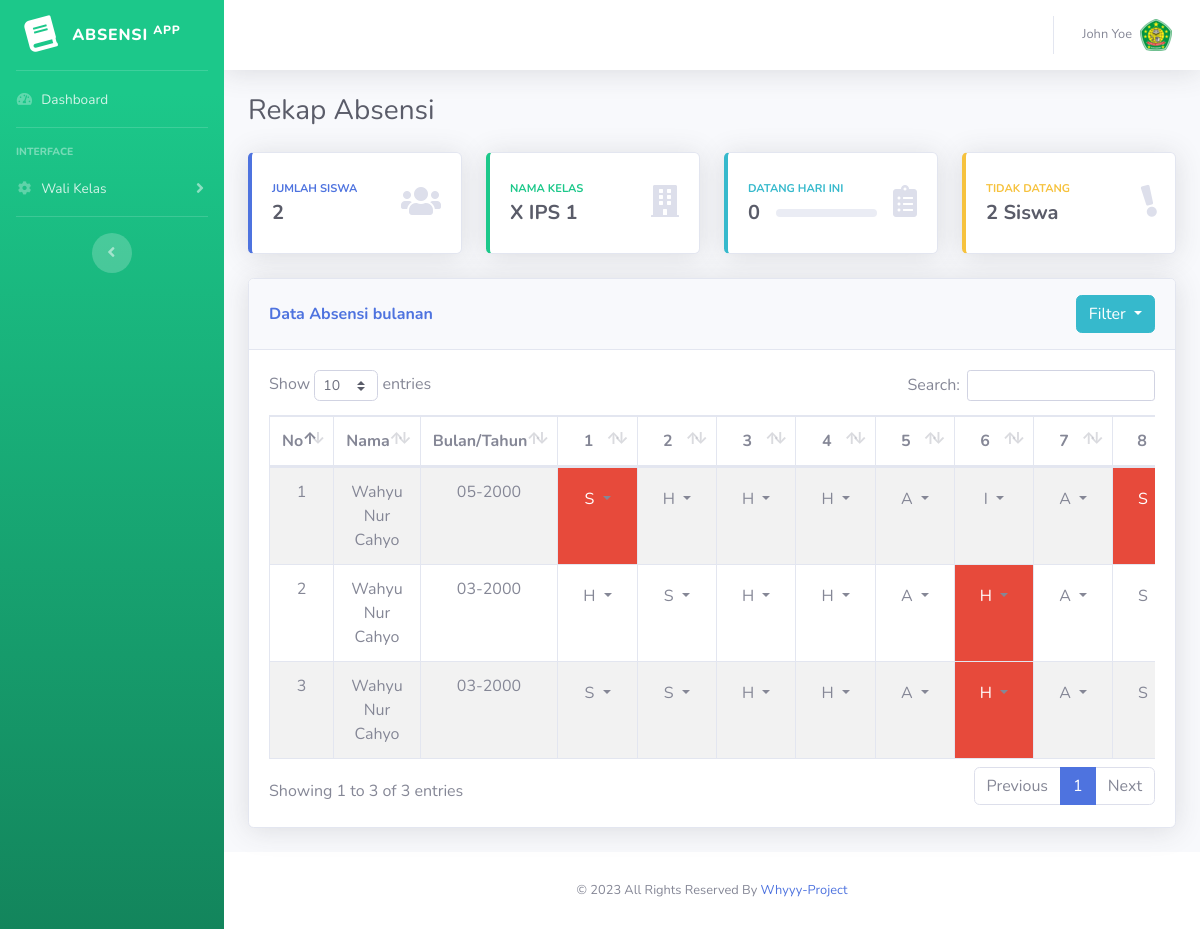
Screenshot of /?hlm=rekap (signed in) with the database file from the repository.
### tables this page shows
CREATE TABLE `tb_kelas` (
  `id_kelas` int(11) NOT NULL,
  `nama_kelas` varchar(255) NOT NULL,
  `angkatan_kelas` varchar(255) NOT NULL,
  `status_kelas` enum('1','0') NOT NULL
);

CREATE TABLE `tb_rekap` (
  `id_rekap` int(11) NOT NULL,
  `id_siswa` int(11) NOT NULL,
  `bulan` varchar(255) NOT NULL,
  `1` enum('H','S','I','A') DEFAULT NULL,
  `2` enum('H','S','I','A') DEFAULT NULL,
  `3` enum('H','S','I','A') DEFAULT NULL,
  `4` enum('H','S','I','A') DEFAULT NULL,
  `5` enum('H','S','I','A') DEFAULT NULL,
  `6` enum('H','S','I','A') DEFAULT NULL,
  `7` enum('H','S','I','A') DEFAULT NULL,
  `8` enum('H','S','I','A') DEFAULT NULL,
  `9` enum('H','S','I','A') DEFAULT NULL,
  `10` enum('H','S','I','A') DEFAULT NULL,
  `11` enum('H','S','I','A') DEFAULT NULL,
  `12` enum('H','S','I','A') DEFAULT NULL,
  `13` enum('H','S','I','A') DEFAULT NULL,
  `14` enum('H','S','I','A') DEFAULT NULL,
  `15` enum('H','S','I','A') DEFAULT NULL,
  `16` enum('H','S','I','A') DEFAULT NULL,
  `17` enum('H','S','I','A') DEFAULT NULL,
  `18` enum('H','S','I','A') DEFAULT NULL,
  `19` enum('H','S','I','A') DEFAULT NULL,
  `20` enum('H','S','I','A') DEFAULT NULL,
  `21` enum('H','S','I','A') DEFAULT NULL,
  `22` enum('H','S','I','A') DEFAULT NULL,
  `23` enum('H','S','I','A') DEFAULT NULL,
  `24` enum('H','S','I','A') DEFAULT NULL,
  `25` enum('H','S','I','A') DEFAULT NULL,
  `26` enum('H','S','I','A') DEFAULT NULL,
  `27` enum('H','S','I','A') DEFAULT NULL,
  `28` enum('H','S','I','A') DEFAULT NULL,
  `29` enum('H','S','I','A') DEFAULT NULL,
  `30` enum('H','S','I','A') DEFAULT NULL,
  `31` enum('H','S','I','A') DEFAULT NULL
);

CREATE TABLE `tb_siswa` (
  `id_siswa` int(11) NOT NULL,
  `uuid` varchar(255) NOT NULL,
  `id_kelas` int(11) NOT NULL,
  `nis` varchar(255) DEFAULT NULL,
  `nama_siswa` varchar(255) NOT NULL,
  `angkatan` varchar(255) NOT NULL,
  `status` enum('1','0') NOT NULL,
  `created_at` datetime NOT NULL,
  `updated_at` datetime NOT NULL
);

### query/guru/dashboard.php (called while the page is built, shortened)
<?php
$idKariyawan = $_SESSION['id'];
$qry_siswa = mysqli_query($db, "SELECT * FROM `tb_siswa` LEFT JOIN tb_kelas ON tb_siswa.id_kelas = tb_kelas.id_kelas LEFT JOIN kariyawan ON kariyawan.id_kelas = tb_kelas.id_kelas WHERE kariyawan.id_kariyawan = $idKariyawan AND tb_siswa.status = 1;");
$totalSiswa = mysqli_num_rows($qry_siswa);
$idKelas = mysqli_fetch_array($qry_siswa);
$idKls = $idKelas['id_kelas'];
$date = date('Y-m-d');
$qryAbsensiSekarang = mysqli_query($db, "SELECT * FROM `tb_absen_siswa` LEFT JOIN tb_siswa ON tb_absen_siswa.id_siswa = tb_siswa.id_siswa WHERE tb_siswa.id_kelas = $idKls AND tb_absen_siswa.tgl = '$date';");
$tidakHadir = $totalSiswa - mysqli_num_rows($qryAbsensiSekarang);

### query/guru/rekap_absensi.php (called while the page is built, shortened)
<?php
if (empty($_SESSION['rekap']) || $_SESSION['rekap'] == "all") {
    $getRekap = mysqli_query($db, "SELECT * FROM `tb_siswa` inner join tb_rekap ON tb_rekap.id_siswa = tb_siswa.id_siswa WHERE tb_siswa.id_kelas = '$idKls' ORDER BY tb_rekap.bulan DESC;");
} else {
    $selected = $_SESSION['rekap'];
    $getRekap = mysqli_query($db, "SELECT * FROM `tb_siswa` inner join tb_rekap ON tb_rekap.id_siswa = tb_siswa.id_siswa WHERE tb_siswa.id_kelas = '$idKls' AND tb_rekap.bulan = '$selected' ORDER BY tb_siswa.nama_siswa ASC;");
}

### public/view/layouts/guru/rekap.php (the view, shortened to what this page needs)
<?php
include "public/view/layouts/header.php";
include "public/view/partials/guru/sidebar.php";
include "public/view/partials/guru/wrapper.php";
?>
<div class="container-fluid">
    <div class="d-sm-flex align-items-center justify-content-between mb-4">
        <h1 class="h3 mb-0 text-gray-800">Rekap Absensi</h1>
    </div>
    <?php
    include "query/guru/dashboard.php";
    include "query/guru/rekap_absensi.php";
    ?>
    <div class="row">
        <?php
        include "public/view/layouts/guru/top-content.php"; ?>
        <div class="col-xl-12 col-lg-12">
            <div class="card shadow mb-4">
                <div class="card-header py-3 d-flex flex-row align-items-center justify-content-between">
                    <h6 class="m-0 font-weight-bold text-primary">Data Absensi bulanan</h6>
                    <div class="dropdown">
                        <button class="btn btn-info dropdown-toggle" type="button" id="dropdownMenuButton1" data-toggle="dropdown" aria-haspopup="true" aria-expanded="false" data-selected="all">
                            <?= empty($_SESSION['rekap']) || $_SESSION['rekap'] == "all" ? "Filter" : $_SESSION['rekap'] ?>
                        </button>
                    </div>
                </div>
                <div class="card-body">
                    <div class="table-responsive">
                        <table class="table table-bordered table-striped" id="dataTable" width="100%" cellspacing="0">
                            <thead>
                                <tr class="text-center">
                                    <th>No</th>
                                    <th>Nama</th>
                                    <th>Bulan/Tahun</th>
                                    <?php for ($i = 1; $i <= 31; $i++) :
                                    ?>
                                        <th><?= $i ?></th>
                                    <?php endfor; ?>
                                </tr>
                            </thead>
                            <tbody>
                                <?php $no = 1 ?>
                                <?php foreach ($getRekap as $siswa) : ?>
                                    <tr class="text-center">
                                        <td><?= $no;
                                            $no++ ?></td>
                                        <td><?= $siswa['nama_siswa'] ?></td>
                                        <td><?= $siswa['bulan'] ?></td>
                                        <?php $hari = date('d'); ?>
                                        <?php for ($i = 1; $i <= 31; $i++) : ?>
                                            <?php
                                            $hari == $i ? $detail = 'bg-success text-white' : $detail = '';
                                            $tglharian =  $i . "-" . $siswa['bulan'];
                                            $dateOld = date('D-m-Y', strtotime($tglharian));
                                            $date_explode = explode("-", $dateOld);
                                            $date_explode['0'] == "Mon" ? $detail = 'bg-danger text-white' : $detail = '';
                                            ?>
                                            <td class="<?= $detail ?>">
                                                <div class="dropdown">
                                                    <button class="btn dropdown-toggle" type="button" id="dropdownMenuButton1" data-toggle="dropdown" aria-haspopup="true" aria-expanded="false" data-selected="<?= $siswa[$i] ?>">
                                                        <span class="<?= $detail ?>"><?= $siswa[$i] == null ? 'Pilih' : $siswa[$i] ?></span>
                                                    </button>
                                                </div>
                                            </td>
                                        <?php endfor; ?>
                                    </tr>
                                <?php endforeach; ?>
                            </tbody>
                        </table>
                    </div>
                </div>
            </div>
        </div>
    </div>
</div>
<?php
include "public/view/layouts/footer.php";
?>

### index.php (shortened to what this page needs)
<?php
if ($_SESSION['level'] == "guru") {
    if (isset($_REQUEST['hlm'])) {
        $hlm = $_REQUEST['hlm'];
        switch ($hlm) {
            case 'rekap':
                include "./public/view/layouts/guru/rekap.php";
                break;
        }
    } else {
        include "./public/view/layouts/cover.php";
    }
}

### public/view/layouts/header.php (shortened to what this page needs)
<!DOCTYPE html>
<html lang="en">
<head>
    <link href="public/assets/vendor/fontawesome-free/css/all.min.css" rel="stylesheet" type="text/css">
    <link href="public/assets/css/sb-admin-2.min.css" rel="stylesheet">
    <link href="public/assets/vendor/datatables/dataTables.bootstrap4.min.css" rel="stylesheet">
</head>
<body id="page-top">
    <div id="wrapper">

### public/view/partials/guru/sidebar.php (shortened to what this page needs)
<ul class="navbar-nav bg-gradient-success sidebar sidebar-dark accordion" id="accordionSidebar">
    <a class="sidebar-brand d-flex align-items-center justify-content-center" href="?hlm=dashboard">
        <div class="sidebar-brand-icon rotate-n-15">
            <i class="fas fa-book"></i>
        </div>
        <div class="sidebar-brand-text mx-3">absensi <sup>app</sup></div>
    </a>
    <hr class="sidebar-divider my-0">
    <li class="nav-item">
        <a class="nav-link" href="?hlm=dashboard">
            <i class="fas fa-fw fa-tachometer-alt"></i>
            <span>Dashboard</span></a>
    </li>
    <hr class="sidebar-divider">
    <div class="sidebar-heading">
        Interface
    </div>
    <li class="nav-item">
        <a class="nav-link collapsed" href="#" data-toggle="collapse" data-target="#collapseTwo" aria-expanded="true" aria-controls="collapseTwo">
            <i class="fas fa-fw fa-cog"></i>
            <span>Wali Kelas</span>
        </a>
    </li>
    <hr class="sidebar-divider d-none d-md-block">
    <div class="text-center d-none d-md-inline">
        <button class="rounded-circle border-0" id="sidebarToggle"></button>
    </div>
</ul>

### public/view/partials/guru/wrapper.php (shortened to what this page needs)
<div id="content-wrapper" class="d-flex flex-column">
    <div id="content">
        <nav class="navbar navbar-expand navbar-light bg-white topbar mb-4 static-top shadow">
            <ul class="navbar-nav ml-auto">
                <li class="nav-item dropdown no-arrow">
                    <a class="nav-link dropdown-toggle" href="#" id="userDropdown" role="button" data-toggle="dropdown" aria-haspopup="true" aria-expanded="false">
                        <span class="mr-2 d-none d-lg-inline text-gray-600 small"><?= $_SESSION['nama'] ?></span>
                        <img class="img-profile" src="public/images/abror.ico">
                    </a>
                </li>
            </ul>
        </nav>

### public/view/layouts/guru/top-content.php (shortened to what this page needs)
<div class="col-xl-3 col-md-6 col-sm-6 col-6 mb-4">
    <div class="card border-left-primary shadow h-100 py-2">
        <a href="?hlm=wali" class="text-decoration-none">
            <div class="card-body">
                <div class="row no-gutters align-items-center">
                    <div class="col mr-2">
                        <div class="text-xs font-weight-bold text-primary text-uppercase mb-1">
                            Jumlah Siswa</div>
                        <div class="h5 mb-0 font-weight-bold text-gray-800"><?= $totalSiswa ?></div>
                    </div>
                    <div class="col-auto">
                        <i class="fas fa-users fa-2x text-gray-300"></i>
                    </div>
                </div>
            </div>
        </a>
    </div>
</div>
<div class="col-xl-3 col-md-6 col-sm-6 col-6 mb-4">
    <div class="card border-left-success shadow h-100 py-2">
        <div class="card-body">
            <div class="row no-gutters align-items-center">
                <div class="col mr-2">
                    <div class="text-xs font-weight-bold text-success text-uppercase mb-1">
                        Nama Kelas</div>
                    <div class="h5 mb-0 font-weight-bold text-gray-800"><?= $idKelas['nama_kelas'] ?></div>
                </div>
                <div class="col-auto">
                    <i class="fas fa-building fa-2x text-gray-300"></i>
                </div>
            </div>
        </div>
    </div>
</div>
<div class="col-xl-3 col-md-6 col-sm-6 col-6 mb-4">
    <div class="card border-left-info shadow h-100 py-2">
        <div class="card-body">
            <div class="row no-gutters align-items-center">
                <div class="col mr-2">
                    <div class="text-xs font-weight-bold text-info text-uppercase mb-1">Datang Hari ini
                    </div>
                    <div class="row no-gutters align-items-center">
                        <div class="col-auto">
                            <div class="h5 mb-0 mr-3 font-weight-bold text-gray-800"><?= mysqli_num_rows($qryAbsensiSekarang) ?></div>
                        </div>
                        <div class="col">
                            <div class="progress progress-sm mr-2">
                            </div>
                        </div>
                    </div>
                </div>
                <div class="col-auto">
                    <i class="fas fa-clipboard-list fa-2x text-gray-300"></i>
                </div>
            </div>
        </div>
    </div>
</div>
<div class="col-xl-3 col-md-6 col-sm-6 col-6 mb-4">
    <div class="card border-left-warning shadow h-100 py-2">
        <div class="card-body">
            <div class="row no-gutters align-items-center">
                <div class="col mr-2">
                    <div class="text-xs font-weight-bold text-warning text-uppercase mb-1">
                        Tidak Datang</div>
                    <div class="h5 mb-0 font-weight-bold text-gray-800"><?= $tidakHadir ?> Siswa</div>
                </div>
                <div class="col-auto">
                    <i class="fas fa-exclamation rotate-n-15 fa-2x text-gray-300"></i>
                </div>
            </div>
        </div>
    </div>
</div>

### public/view/layouts/footer.php (shortened to what this page needs)
<footer class="sticky-footer bg-white">
    <div class="container my-auto">
        <div class="copyright text-center my-auto">
            <span>&copy; <?= date('Y') ?> All Rights Reserved By
                <a href="https://github.com/whyyy24" class="text-decoration-none">Whyyy-Project</a></span>
        </div>
    </div>
</footer>
</div>
</div>
</body>
</html>

### rows the page displays
tb_kelas: nama_kelas "X IPS 1"
tb_rekap: id_siswa.nama_siswa "Wahyu Nur Cahyo", bulan "05-2000", i "S", i "H", i "A", 6 "I"
tb_rekap: id_siswa.nama_siswa "Wahyu Nur Cahyo", bulan "03-2000", i "H", i "S", i "A"
tb_rekap: id_siswa.nama_siswa "Wahyu Nur Cahyo", bulan "03-2000", i "S", i "H", i "A"

### other values shown
$_SESSION['nama'] "John Yoe"
$totalSiswa "2"
mysqli_num_rows($qryAbsensiSekarang) "0"
$tidakHadir "2"
